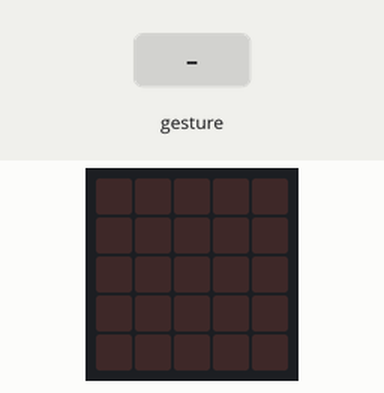
This program was run on a simulated BBC micro:bit running MicroPython. Parts: the board's 5×5 LED display. The test bench sets the inputs (shaded band). A tilt is held for 1.5 s and a shake lasts 1 s, then the board lies face up again.

Above: at 1.2 s.
1.3 s: gesture 'up'
At 2.0 s:
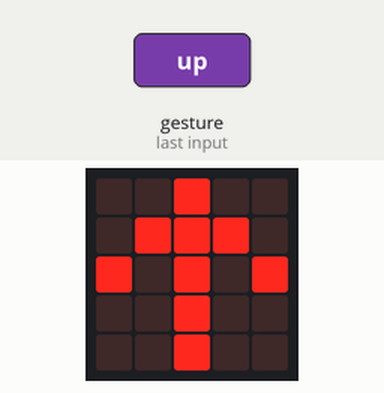
4.3 s: gesture 'down'
At 5.3 s:
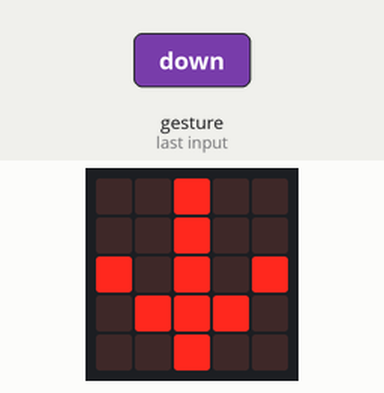
7.3 s: gesture 'left'
At 8.6 s:
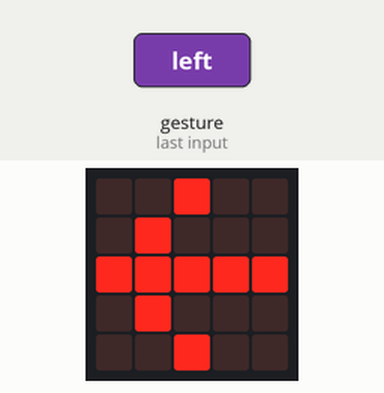
10.3 s: gesture 'right'
At 10.7 s:
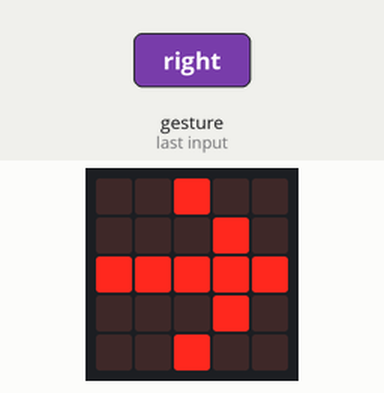
Timing chart, 0 to 13.3 s (numbered marks = the images above; inputs shaded):
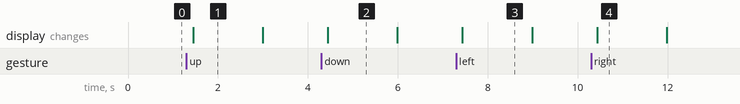

The program:

exemplo_6.py
```python
"""
Exemplo 6: Lendo os gestos do acelerômetro

Mostre uma seta na direção do gesto atual do acelerômetro.
"""
from microbit import *

while True:
    gesture = accelerometer.current_gesture()

    if gesture == "up":
        display.show(Image.ARROW_N)
    elif gesture == "down":
        display.show(Image.ARROW_S)
    elif gesture == "left":
        display.show(Image.ARROW_W)
    elif gesture == "right":
        display.show(Image.ARROW_E)

    sleep(100)
    display.clear()
```

Measured:
- after the input at 1.3 s, the display: changes after 0.15 s (image 1)
- after the input at 4.3 s, the display: changes after 0.14 s (image 2)
- after the input at 7.3 s, the display: changes after 0.14 s (image 3)
- after the input at 10.3 s, the display: changes after 0.13 s (image 4)
- what the display in image 1 shows lasts 1.6 s, from 1.4 s to 3.0 s
